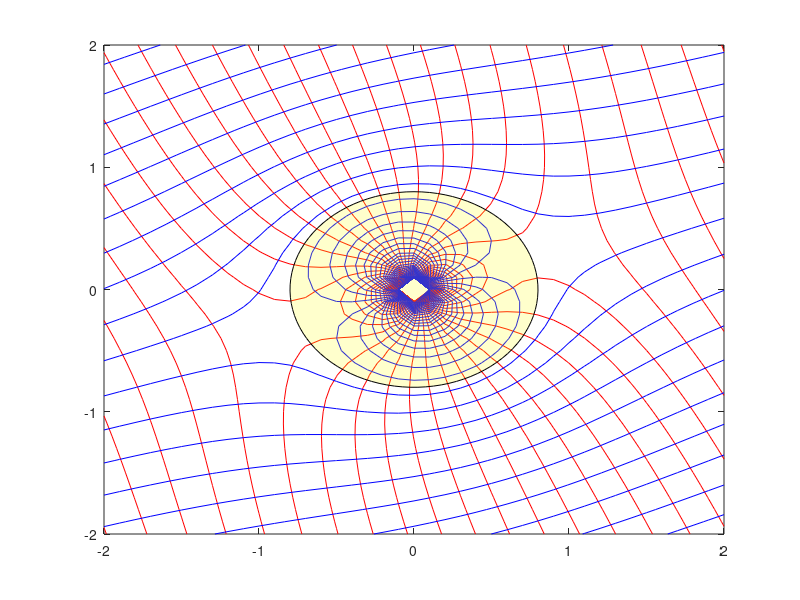

Reproduce this figure in MATLAB.
function doublet_in_uniform_flow

clear all;
close all;

x=-2.0:0.1:2.0;
y=-2.0:0.1:2.0;
[X,Y] = meshgrid(x,y);

U=1.0;
alpha_deg=20;
alpha=alpha_deg/180.0*pi;
R=0.8;
r=sqrt(X.^2+Y.^2);
theta = atan2(Y,X);

Phi = U*(r+R^2./r).*cos(theta-alpha);
Psi = U*(r-R^2./r).*sin(theta-alpha);

contour(X,Y,Phi,50,'LineColor','red');
hold on;
contour(X,Y,Psi,50,'LineColor','blue');

t = linspace(0,2*pi,100);
patch(R*sin(t),R*cos(t),'yellow','FaceAlpha',0.2);



end
